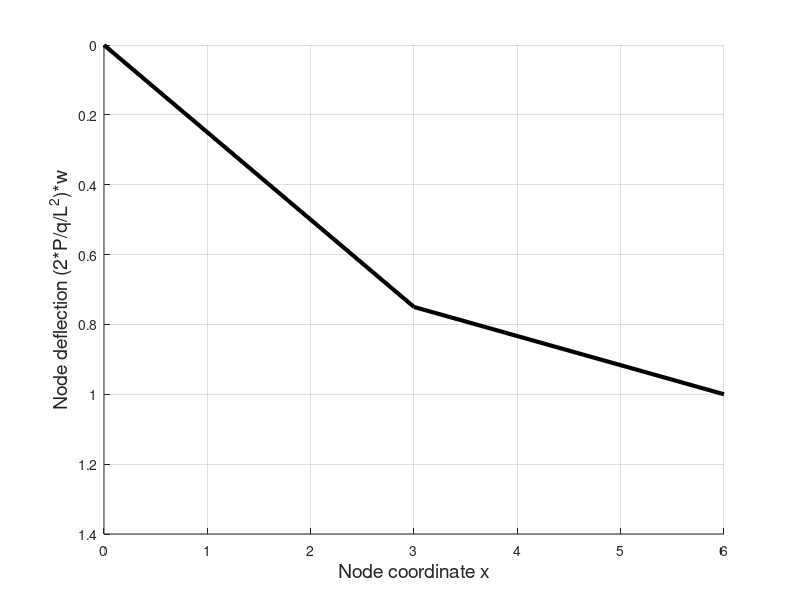

Here is the MATLAB script that generated this plot:
% Static deflection of pin-pin prestressed wire with uniform load.
P= 4; % prestressing force
L =6;  % length of the span
q=0.1; % distributed load magnitude
N=3; % total number of nodes
N_f = 2; % number of free degrees of freedom
x = [0; L/2; L];% Array of node coordinates
conn= [1,2; 2,3];% Element definitions (connectivity)
% Degree-of-freedom numbers: the free first, followed by all the fixed
node2dof = [3; 1; 2];
% Mapping degrees of freedom to nodes
dof2node(node2dof) =(1:N)';
% Mapping of free degrees of freedom to nodes
freedof2node= dof2node(1:N_f);
% All deflections at all nodes. Even the degrees of freedom at supported 
% nodes  are included.
w=zeros(N,1); % note: fixed nodes have zero deflection

% Compute the global stiffness matrix of the structure
Kg=zeros(N_f,N_f);
for e=1:size(conn,1) % loop over all elements
    h =x(conn(e,2))-x(conn(e,1)); % length of the element
    Ke =P/h*[1,-1;-1,1]; % element stiffness matrix
    edofs =node2dof(conn(e,:)); % element degree-of-freedom array
    for r=1:size(Ke,1) % loop over the rows of the element matrix
        i=edofs(r);
        if (i<=N_f) % is this a free degree of freedom?
            for c=1:size(Ke,2) % loop over the columns of the element matrix
                j=edofs(c);
                if (j<=N_f) % is this a free degree of freedom?
                    Kg(i,j)=Kg(i,j)+Ke(r,c);  % assemble
                end
            end
        end
    end
end

% Compute the global load vector
Lg=zeros(N_f,1);
for e=1:size(conn,1) % loop over all elements
    h =x(conn(e,2))-x(conn(e,1)); % length of the element
    Le =q*h/2*[1;1]; % element load vector
    edofs =node2dof(conn(e,:)); % element equation array
    for r=1:size(Ke,1) % loop over the rows of the element vector
        i=edofs(r);
        if (i<=N_f) % is this a free degree of freedom?
            Lg(i)=Lg(i)+Le(r);  % assemble
        end
    end
end

% deflections for the free degrees of freedom are computed
wg=Kg\Lg;
% deflections are set at the nodes with free degrees of freedom 
w(freedof2node)=wg;

% Presentation of the deflection
figure; hold on
for e=1:size(conn,1) % loop over all elements
    line('XData',x(conn(e,:)),'YData',(2*P/q/L^2)*w(conn(e,:)),'linewidth',3);
end
grid on
set(gca,'View', [0,-90]);
xlabel('Node coordinate x','fontsize',14)
ylabel('Node deflection (2*P/q/L^2)*w','fontsize',14)
